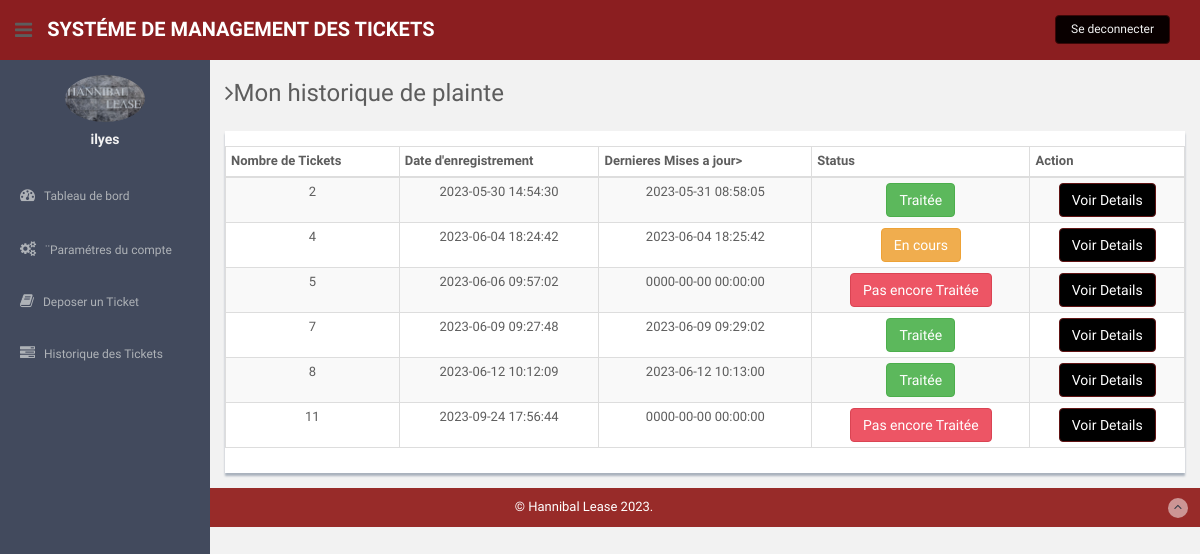
Page /app/users/complaint-history.php (signed in) on the committed database.
### tables this page shows
CREATE TABLE `users` (
  `id` int(11) NOT NULL,
  `fullName` varchar(255) DEFAULT NULL,
  `userEmail` varchar(255) DEFAULT NULL,
  `password` varchar(255) DEFAULT NULL,
  `contactNo` bigint(11) DEFAULT NULL,
  `address` tinytext DEFAULT NULL,
  `State` varchar(255) DEFAULT NULL,
  `country` varchar(255) DEFAULT NULL,
  `pincode` int(6) DEFAULT NULL,
  `userImage` varchar(255) DEFAULT NULL,
  `regDate` timestamp NOT NULL DEFAULT current_timestamp(),
  `updationDate` timestamp NOT NULL DEFAULT current_timestamp() ON UPDATE current_timestamp(),
  `status` int(1) NOT NULL
);

CREATE TABLE `tblcomplaints` (
  `complaintNumber` int(11) NOT NULL,
  `userId` int(11) NOT NULL,
  `category` int(11) NOT NULL,
  `subcategory` varchar(255) NOT NULL,
  `complaintType` varchar(255) NOT NULL,
  `state` varchar(255) NOT NULL,
  `noc` varchar(255) NOT NULL,
  `complaintDetails` mediumtext NOT NULL,
  `complaintFile` varchar(255) DEFAULT NULL,
  `regDate` timestamp NOT NULL DEFAULT current_timestamp(),
  `status` varchar(50) DEFAULT NULL,
  `lastUpdationDate` timestamp NOT NULL DEFAULT '0000-00-00 00:00:00' ON UPDATE current_timestamp()
);

### app/users/complaint-history.php (the view, shortened to what this page needs)
<?php
include('includes/config.php');
if(strlen($_SESSION['login'])==0)
  {
header('location:index.php');
}
else{
?>
<!DOCTYPE html>
<html lang="en">
  <head>
    <link href="assets/css/bootstrap.css" rel="stylesheet">
    <link href="assets/font-awesome/css/font-awesome.css" rel="stylesheet" />
    <link href="assets/css/style.css" rel="stylesheet">
    <link href="assets/css/style-responsive.css" rel="stylesheet">
    <link href="assets/css/table-responsive.css" rel="stylesheet">
  </head>
  <body>
  <section id="container" >
<?php include("includes/header.php");?>
<?php include("includes/sidebar.php");?>
      <section id="main-content">
          <section class="wrapper">
          	<h3><i class="fa fa-angle-right"></i>Mon historique de plainte</h3>
		  		<div class="row mt">
			  		<div class="col-lg-12">
                      <div class="content-panel">
                          <section id="unseen">
                            <table class="table table-bordered table-striped table-condensed">
                              <thead>
                              <tr>
                                  <th>Nombre de Tickets</th>
                                  <th> Date d'enregistrement</th>
                                  <th>Dernieres Mises a jour>
                                  <th >Status</th>
                                  <th>Action</th>
                              </tr>
                              </thead>
                              <tbody>
  <?php $query=mysqli_query($bd, "select * from tblcomplaints where userId='".$_SESSION['id']."'");
while($row=mysqli_fetch_array($query))
{
  ?>
                              <tr>
                                  <td align="center"><?php echo htmlentities($row['complaintNumber']);?></td>
                                  <td align="center"><?php echo htmlentities($row['regDate']);?></td>
                                  <td align="center"><?php echo  htmlentities($row['lastUpdationDate']);
                                 ?></td>
                                  <td align="center"><?php
                                    $status=$row['status'];
                                    if($status=="" or $status=="NULL")
                                    { ?>
                                      <button type="button" class="btn btn-theme04">Pas encore Traitée</button>
                                   <?php }
 if($status=="in process"){ ?>
<button type="button" class="btn btn-warning">En cours</button>
<?php }
if($status=="closed") {
?>
<button type="button" class="btn btn-success">Traitée</button>
<?php } ?>
                                   <td align="center">
                                   <a href="complaint-details.php?cid=<?php echo htmlentities($row['complaintNumber']);?>">
<button type="button" class="btn btn-primary">Voir Details</button></a>
                                   </td>
                                </tr>
                              <?php } ?>
                              </tbody>
                          </table>
                          </section>
                  </div>
               </div>
		  	</div>
		</section><! --/wrapper -->
      </section>
<?php include("includes/footer.php");?>
  </section>
  </body>
</html>
<?php } ?>

### app/users/includes/header.php
<header class="header black-bg">
             <div class="sidebar-toggle-box">
                 <div class="fa fa-bars tooltips" data-placement="right" data-original-title="Toggle Navigation"></div>
             </div>
           <a href="http://192.168.100.183/complaint-management-system/Complaint%20Management%20System/index.html" class="logo"><b>Systéme de Management des Tickets</b></a>
           <div class="top-menu">
           	<ul class="nav pull-right top-menu">
                   <li><a class="logout" href="logout.php">Se deconnecter</a></li>
           	</ul>
           </div>
       </header>

### app/users/includes/sidebar.php (shortened to what this page needs)
<aside>
          <div id="sidebar"  class="nav-collapse ">
              <ul class="sidebar-menu" id="nav-accordion">
              	  <p class="centered"><a href="profile.html"><img src="assets/img/hannibal.jpg" class="img-circle" width="80"></a></p>
                   <?php $query=mysqli_query($bd, "select fullName from users where userEmail='".$_SESSION['login']."'");
 while($row=mysqli_fetch_array($query))
 {
 ?>
              	  <h5 class="centered"><?php echo htmlentities($row['fullName']);?></h5>
                  <?php } ?>
                  <li class="mt">
                      <a href="dashboard.php">
                          <i class="fa fa-dashboard"></i>
                          <span>Tableau de bord</span>
                      </a>
                  </li>
                  <li class="sub-menu">
                      <a href="javascript:;" >
                          <i class="fa fa-cogs"></i>
                          <span>¨Paramétres du compte</span>
                      </a>
                  </li>
                  <li class="sub-menu">
                      <a href="register-complaint.php" >
                          <i class="fa fa-book"></i>
                          <span>Deposer un Ticket</span>
                      </a>
                    </li>
                  <li class="sub-menu">
                      <a href="complaint-history.php" >
                          <i class="fa fa-tasks"></i>
                          <span>Historique des Tickets</span>
                      </a>
                  </li>
              </ul>
          </div>
      </aside>

### app/users/includes/footer.php
<footer class="site-footer">
         <div class="text-center">
             &copy; Hannibal Lease 2023.
             <a href="#" class="go-top">
                 <i class="fa fa-angle-up"></i>
             </a>
         </div>
     </footer>

### app/users/assets/css/style.css (style rules this page uses)
body { color: rgb(93, 93, 93); background: #f2f2f2; font-family: 'Ruda', sans-serif; padding: 0px !important; margin: 0px !important; font-size:13px; }
ul li { list-style: none; }
a, a:hover, a:focus { text-decoration: none; outline: none; }
#container { width: 100%; height: 100%; }
.btn-theme04 { color: #fff; background-color: #ed5565; border-color: #da4453; }
.centered { text-align: center; }
.mt { margin-top: 25px; }
ul.top-menu > li > .logout { color: #f2f2f2; font-size: 12px; border-radius: 4px; -webkit-border-radius: 4px; border: 1px solid #3c0808 !important; padding: 5px 15px; margin-right: 15px; background: #090000; margin-top: 15px; }
#sidebar { width: 210px; height: 100%; position: fixed; background: #424a5d; }
#sidebar h5 { color: #f2f2f2; font-weight: 700; }
#sidebar ul li { position: relative; }
ul.sidebar-menu , ul.sidebar-menu li ul.sub { margin: -2px 0 0; padding: 0; }
ul.sidebar-menu { margin-top: 75px; }
ul.sidebar-menu li { margin-bottom: 5px; margin-left:10px; margin-right:10px; }
ul.sidebar-menu li.sub-menu { line-height: 15px; }
ul.sidebar-menu li a span { display: inline-block; }
ul.sidebar-menu li a { color: #aeb2b7; text-decoration: none; display: block; padding: 15px 0 15px 10px; font-size: 12px; outline: none; -webkit-transition: all 0.3s ease; -moz-transition: all 0.3s ease; -o-transition: all 0.3s ease; -ms-transition: all 0.3s ease; transition: all 0.3s ease; }
ul.sidebar-menu li a i { font-size: 15px; padding-right: 6px; }
#main-content { margin-left: 210px; }
.header, .footer { min-height: 60px; padding: 0 15px; }
.header { position: fixed; left: 0; right: 0; z-index: 1002; }
.black-bg { background: #8b1e20; border-bottom: 1px solid #8b1e20; }
.wrapper { display: inline-block; margin-top: 60px; padding-left: 15px; padding-right: 15px; padding-bottom: 15px; padding-top: 0px; width: 100%; }
a.logo { font-size: 20px; color: #ffffff; float: left; margin-top: 15px; text-transform: uppercase; }
a.logo b { font-weight: 900; }
#top_menu .nav > li, ul.top-menu > li { float: left; }
ul.top-menu > li > a { color: #666666; font-size: 16px; border-radius: 4px; -webkit-border-radius: 4px; border:1px solid #666666 !important; padding: 2px 6px; margin-right: 15px; }
.sidebar-toggle-box { float: left; padding-right: 15px; margin-top: 20px; }
.sidebar-toggle-box .fa-bars { cursor: pointer; display: inline-block; font-size: 20px; }
.content-panel { background: #ffffff; box-shadow: 0px 3px 2px #aab2bd; padding-top: 15px; padding-bottom: 5px; }
.site-footer { background :#982b29; color: #fff; padding: 10px 0; }
.go-top { margin-right: 1%; float: right; background: rgba(255,255,255,.5); width: 20px; height: 20px; border-radius: 50%; -webkit-border-radius: 50%; }
.go-top i { color: #2A3542; }

### rows in the picture
users: fullName "ilyes"
tblcomplaints: complaintNumber "2", regDate "2023-05-30 14:54:30", lastUpdationDate "2023-05-31 08:58:05", status "Traitée"
tblcomplaints: complaintNumber "4", regDate "2023-06-04 18:24:42", lastUpdationDate "2023-06-04 18:25:42", status "En cours"
tblcomplaints: complaintNumber "5", regDate "2023-06-06 09:57:02", lastUpdationDate "0000-00-00 00:00:00", shows "Pas encore Traitée"
tblcomplaints: complaintNumber "7", regDate "2023-06-09 09:27:48", lastUpdationDate "2023-06-09 09:29:02", status "Traitée"
tblcomplaints: complaintNumber "8", regDate "2023-06-12 10:12:09", lastUpdationDate "2023-06-12 10:13:00", status "Traitée"
tblcomplaints: complaintNumber "11", regDate "2023-09-24 17:56:44", lastUpdationDate "0000-00-00 00:00:00", shows "Pas encore Traitée"
